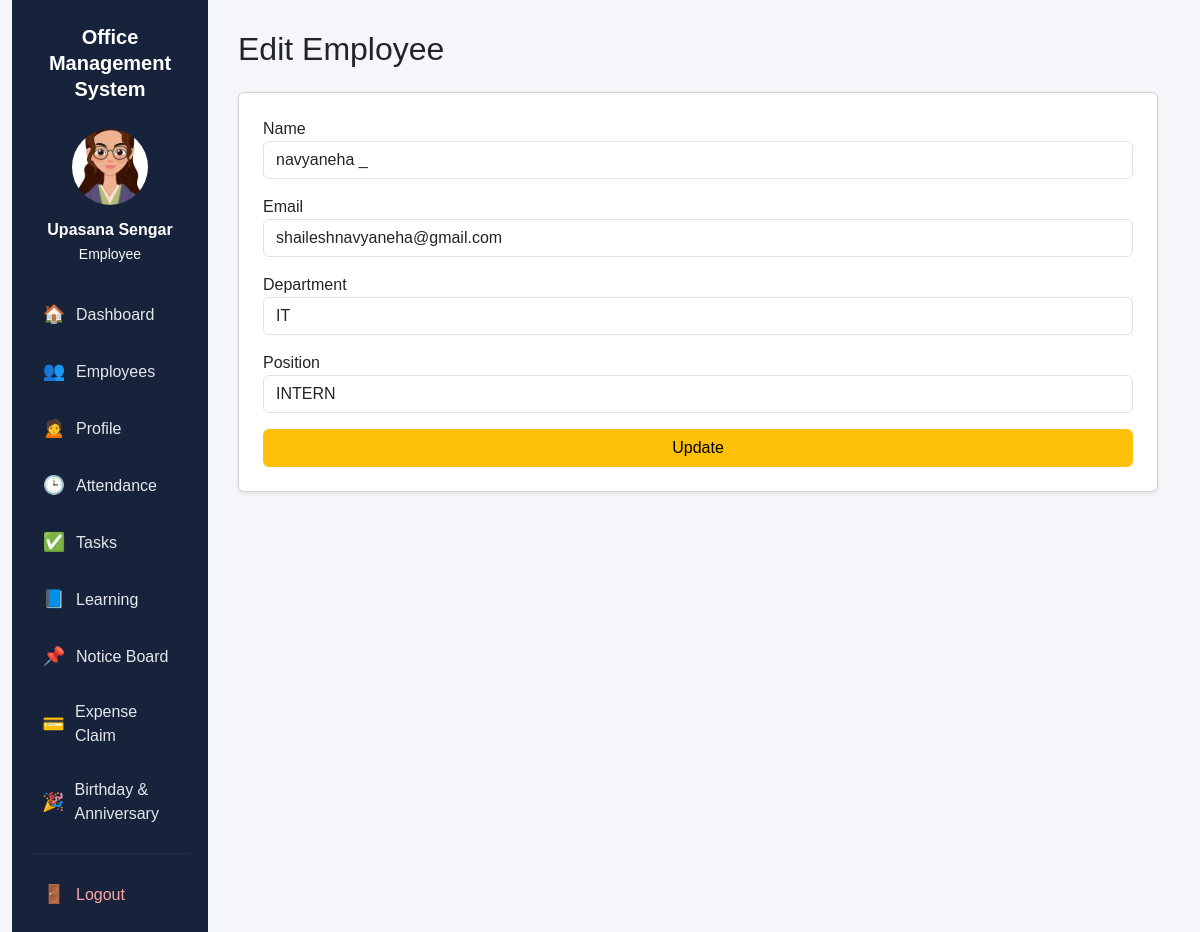
The app's page /employees/edit/2/ (signed in) with its own data.
### apps/employees/models.py (models this page shows, shortened)
class Employee(models.Model):
    user = models.OneToOneField(User, on_delete=models.CASCADE, null=True, blank=True)
    photo = models.ImageField(upload_to='employees/', blank=True, null=True)
    name = models.CharField(max_length=100)
    email = models.EmailField()
    phone = models.CharField(max_length=20, blank=True, null=True)
    department = models.CharField(max_length=100)
    position = models.CharField(max_length=100, blank=True, null=True)
    about_me = models.TextField(blank=True, null=True, help_text="Employee self-description")
    date_joined = models.DateField(auto_now_add=True)
    leave_balance = models.IntegerField(default=10)

### apps/employees/views.py (the view, shortened to what this page needs)
# urls.py: path('edit/<int:id>/', views.edit_employee, name='edit_employee'),
@login_required
def edit_employee(request, id):
    employee = get_object_or_404(Employee, id=id)
    return render(request, 'employees/edit.html', {'employee': employee})

### templates/employees/edit.html (shortened to what this page needs)
{% extends 'base.html' %}
{% block content %}
<h2 class="mb-4">Edit Employee</h2>
<form method="POST" class="card p-4 shadow-sm">
    <div class="mb-3">
        <label>Name</label>
        <input type="text" name="name" value="{{ employee.name }}" class="form-control">
    </div>
    <div class="mb-3">
        <label>Email</label>
        <input type="email" name="email" value="{{ employee.email }}" class="form-control">
    </div>
    <div class="mb-3">
        <label>Department</label>
        <input type="text" name="department" value="{{ employee.department }}" class="form-control">
    </div>
    <div class="mb-3">
        <label>Position</label>
        <input type="text" name="position" value="{{ employee.position }}" class="form-control">
    </div>
    <button type="submit" class="btn btn-warning">Update</button>
</form>
{% endblock %}

### templates/base.html (shortened to what this page needs)
<!DOCTYPE html>
<html>
<head>
    <link href="https://cdn.jsdelivr.net/npm/bootstrap@5.3.0/dist/css/bootstrap.min.css" rel="stylesheet">
</head>
<body>
{% if user.is_authenticated %}
<div class="container-fluid">
    <div class="row g-0">
        <div class="col-md-2 sidebar">
            <div class="sidebar-title">
                Office<br>Management<br>System
            </div>
            <div class="profile-box">
                {% if request.user.employee and request.user.employee.photo %}
                    <img src="{{ request.user.employee.photo.url }}" alt="Profile Photo">
                {% else %}
                    <div class="profile-placeholder">👤</div>
                {% endif %}
                <div class="fw-bold">
                    {% if request.user.employee %}
                        {{ request.user.employee.name }}
                    {% else %}
                        {{ request.user.username }}
                    {% endif %}
                </div>
                <small class="text-light">Employee</small>
            </div>
            <div class="sidebar-nav">
                <a href="/dashboard/" class="{% if '/dashboard/' in request.path %}active-link{% endif %}">
                    <span class="sidebar-icon">🏠</span><span>Dashboard</span>
                </a>
                <a href="/employees/" class="{% if request.path == '/employees/' %}active-link{% endif %}">
                    <span class="sidebar-icon">👥</span><span>Employees</span>
                </a>
                <a href="/employees/profile/" class="{% if '/employees/profile/' in request.path %}active-link{% endif %}">
                    <span class="sidebar-icon">🙍</span><span>Profile</span>
                </a>
                <a href="/attendance/" class="{% if request.path == '/attendance/' %}active-link{% endif %}">
                    <span class="sidebar-icon">🕒</span><span>Attendance</span>
                </a>
                <a href="/tasks/" class="{% if '/tasks/' in request.path %}active-link{% endif %}">
                    <span class="sidebar-icon">✅</span><span>Tasks</span>
                </a>
                <a href="/learning/" class="{% if '/learning/' in request.path %}active-link{% endif %}">
                    <span class="sidebar-icon">📘</span><span>Learning</span>
                </a>
                <a href="/notices/" class="{% if '/notices/' in request.path %}active-link{% endif %}">
                    <span class="sidebar-icon">📌</span><span>Notice Board</span>
                </a>
                <a href="/expenses/" class="{% if '/expenses/' in request.path %}active-link{% endif %}">
                    <span class="sidebar-icon">💳</span><span>Expense Claim</span>
                </a>
                <a href="/birthday-anniversary/" class="{% if '/birthday-anniversary/' in request.path %}active-link{% endif %}">
                    <span class="sidebar-icon">🎉</span><span>Birthday & Anniversary</span>
                </a>
                <hr style="border-color: rgba(255,255,255,0.2);">
                <a href="/accounts/logout/" style="color:#fca5a5;">
                    <span class="sidebar-icon">🚪</span><span>Logout</span>
                </a>
            </div>
        </div>
        <div class="col-md-10 main-content">
            {% block content %}{% endblock %}
        </div>
    </div>
</div>
{% else %}
<div class="container mt-5">
    {% block login_content %}{% endblock %}
</div>
{% endif %}
</body>
</html>

### templates/base.html (style rules this page uses)
html { scroll-behavior: smooth; }
body { background-color: #f4f6f9; margin: 0; font-family: Arial, sans-serif; }
.sidebar { min-height: 100vh; background: #16233b; color: white; padding: 24px 18px; }
.sidebar-title { text-align: center; font-size: 20px; font-weight: 700; line-height: 1.3; margin-bottom: 24px; }
.profile-box { text-align: center; margin-bottom: 24px; }
.profile-box img, .profile-placeholder { width: 82px; height: 82px; border-radius: 50%; object-fit: cover; margin-bottom: 10px; transition: transform 0.25s ease, box-shadow 0.25s ease, border 0.25s ease; border: 3px solid transparent; }
.sidebar-nav a { display: flex; align-items: center; gap: 10px; color: #e5e7eb; padding: 11px 12px; margin-bottom: 8px; text-decoration: none; border-radius: 8px; transition: background 0.25s ease, color 0.25s ease, transform 0.2s ease; }
.sidebar-icon { width: 24px; text-align: center; font-size: 18px; transition: transform 0.2s ease, filter 0.2s ease; }
.main-content { padding: 30px; min-height: 100vh; }

### records on screen
Employee: name "navyaneha _", email "shaileshnavyaneha@gmail.com", department "IT", position "INTERN"

### other values on screen
{{ request.user.employee.name }} "Upasana Sengar"
